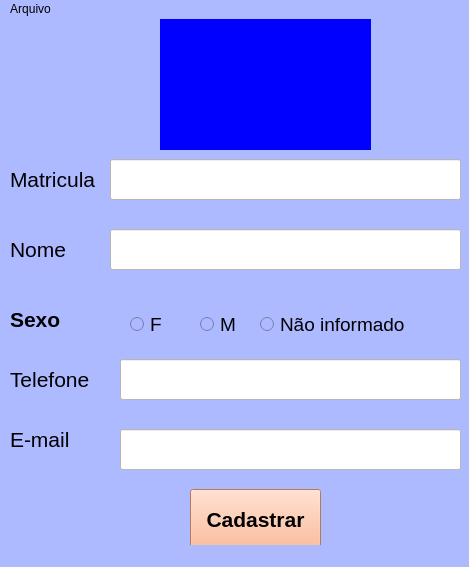
<?xml version="1.0" encoding="UTF-8"?>
<ui version="4.0">
 <class>MainWindow</class>
 <widget class="QMainWindow" name="MainWindow">
  <property name="geometry">
   <rect>
    <x>0</x>
    <y>0</y>
    <width>469</width>
    <height>567</height>
   </rect>
  </property>
  <property name="windowTitle">
   <string>MainWindow</string>
  </property>
  <property name="styleSheet">
   <string notr="true">background-color: rgb(174, 186, 255);</string>
  </property>
  <widget class="QWidget" name="centralwidget">
   <widget class="QLabel" name="label">
    <property name="geometry">
     <rect>
      <x>10</x>
      <y>130</y>
      <width>101</width>
      <height>61</height>
     </rect>
    </property>
    <property name="font">
     <font>
      <pointsize>16</pointsize>
     </font>
    </property>
    <property name="text">
     <string>Matricula</string>
    </property>
   </widget>
   <widget class="QLabel" name="label_2">
    <property name="geometry">
     <rect>
      <x>10</x>
      <y>200</y>
      <width>101</width>
      <height>61</height>
     </rect>
    </property>
    <property name="font">
     <font>
      <pointsize>16</pointsize>
     </font>
    </property>
    <property name="text">
     <string>Nome</string>
    </property>
   </widget>
   <widget class="QLabel" name="label_3">
    <property name="geometry">
     <rect>
      <x>10</x>
      <y>330</y>
      <width>101</width>
      <height>61</height>
     </rect>
    </property>
    <property name="font">
     <font>
      <pointsize>16</pointsize>
     </font>
    </property>
    <property name="text">
     <string>Telefone</string>
    </property>
   </widget>
   <widget class="QLineEdit" name="matricula">
    <property name="geometry">
     <rect>
      <x>110</x>
      <y>140</y>
      <width>351</width>
      <height>41</height>
     </rect>
    </property>
    <property name="font">
     <font>
      <pointsize>14</pointsize>
     </font>
    </property>
    <property name="styleSheet">
     <string notr="true">background-color: rgb(255, 255, 255);</string>
    </property>
   </widget>
   <widget class="QPushButton" name="Cadastrar">
    <property name="geometry">
     <rect>
      <x>190</x>
      <y>470</y>
      <width>131</width>
      <height>61</height>
     </rect>
    </property>
    <property name="font">
     <font>
      <pointsize>16</pointsize>
      <weight>75</weight>
      <bold>true</bold>
     </font>
    </property>
    <property name="styleSheet">
     <string notr="true">background-color: rgb(255, 170, 127);</string>
    </property>
    <property name="text">
     <string>Cadastrar</string>
    </property>
   </widget>
   <widget class="QLabel" name="label_4">
    <property name="geometry">
     <rect>
      <x>10</x>
      <y>270</y>
      <width>101</width>
      <height>61</height>
     </rect>
    </property>
    <property name="font">
     <font>
      <pointsize>16</pointsize>
      <weight>75</weight>
      <bold>true</bold>
     </font>
    </property>
    <property name="text">
     <string>Sexo</string>
    </property>
   </widget>
   <widget class="QRadioButton" name="f">
    <property name="geometry">
     <rect>
      <x>130</x>
      <y>290</y>
      <width>41</width>
      <height>31</height>
     </rect>
    </property>
    <property name="font">
     <font>
      <pointsize>14</pointsize>
     </font>
    </property>
    <property name="text">
     <string>F</string>
    </property>
   </widget>
   <widget class="QLineEdit" name="nome">
    <property name="geometry">
     <rect>
      <x>110</x>
      <y>210</y>
      <width>351</width>
      <height>41</height>
     </rect>
    </property>
    <property name="font">
     <font>
      <pointsize>14</pointsize>
     </font>
    </property>
    <property name="styleSheet">
     <string notr="true">background-color: rgb(255, 255, 255);</string>
    </property>
   </widget>
   <widget class="QLineEdit" name="telefone">
    <property name="geometry">
     <rect>
      <x>120</x>
      <y>340</y>
      <width>341</width>
      <height>41</height>
     </rect>
    </property>
    <property name="font">
     <font>
      <pointsize>14</pointsize>
     </font>
    </property>
    <property name="styleSheet">
     <string notr="true">background-color: rgb(255, 255, 255);</string>
    </property>
   </widget>
   <widget class="QRadioButton" name="m">
    <property name="geometry">
     <rect>
      <x>200</x>
      <y>290</y>
      <width>41</width>
      <height>31</height>
     </rect>
    </property>
    <property name="font">
     <font>
      <pointsize>14</pointsize>
     </font>
    </property>
    <property name="text">
     <string>M</string>
    </property>
   </widget>
   <widget class="QRadioButton" name="outro">
    <property name="geometry">
     <rect>
      <x>260</x>
      <y>290</y>
      <width>151</width>
      <height>31</height>
     </rect>
    </property>
    <property name="font">
     <font>
      <pointsize>14</pointsize>
     </font>
    </property>
    <property name="text">
     <string>Não informado</string>
    </property>
   </widget>
   <widget class="QLabel" name="label_5">
    <property name="geometry">
     <rect>
      <x>10</x>
      <y>390</y>
      <width>101</width>
      <height>61</height>
     </rect>
    </property>
    <property name="font">
     <font>
      <pointsize>16</pointsize>
     </font>
    </property>
    <property name="text">
     <string>E-mail</string>
    </property>
   </widget>
   <widget class="QLineEdit" name="email">
    <property name="geometry">
     <rect>
      <x>120</x>
      <y>410</y>
      <width>341</width>
      <height>41</height>
     </rect>
    </property>
    <property name="font">
     <font>
      <pointsize>14</pointsize>
     </font>
    </property>
    <property name="styleSheet">
     <string notr="true">background-color: rgb(255, 255, 255);</string>
    </property>
   </widget>
   <widget class="QLabel" name="label_6">
    <property name="geometry">
     <rect>
      <x>160</x>
      <y>0</y>
      <width>211</width>
      <height>131</height>
     </rect>
    </property>
    <property name="styleSheet">
     <string notr="true">background-color: rgb(0, 0, 255);</string>
    </property>
    <property name="text">
     <string/>
    </property>
    <property name="pixmap">
     <pixmap>../../../Pictures/img.png</pixmap>
    </property>
   </widget>
  </widget>
  <widget class="QStatusBar" name="statusbar"/>
  <widget class="QMenuBar" name="menubar">
   <property name="geometry">
    <rect>
     <x>0</x>
     <y>0</y>
     <width>469</width>
     <height>21</height>
    </rect>
   </property>
   <widget class="QMenu" name="menuArquivo">
    <property name="title">
     <string>Arquivo</string>
    </property>
    <addaction name="separator"/>
    <addaction name="Sair"/>
    <addaction name="Voltar"/>
   </widget>
   <addaction name="menuArquivo"/>
  </widget>
  <action name="actionSalvar">
   <property name="text">
    <string>Salvar</string>
   </property>
  </action>
  <action name="actionSair">
   <property name="text">
    <string>Sair</string>
   </property>
  </action>
  <action name="Sair">
   <property name="text">
    <string>Sair</string>
   </property>
  </action>
  <action name="Voltar">
   <property name="text">
    <string>Voltar</string>
   </property>
  </action>
 </widget>
 <resources/>
 <connections/>
</ui>
